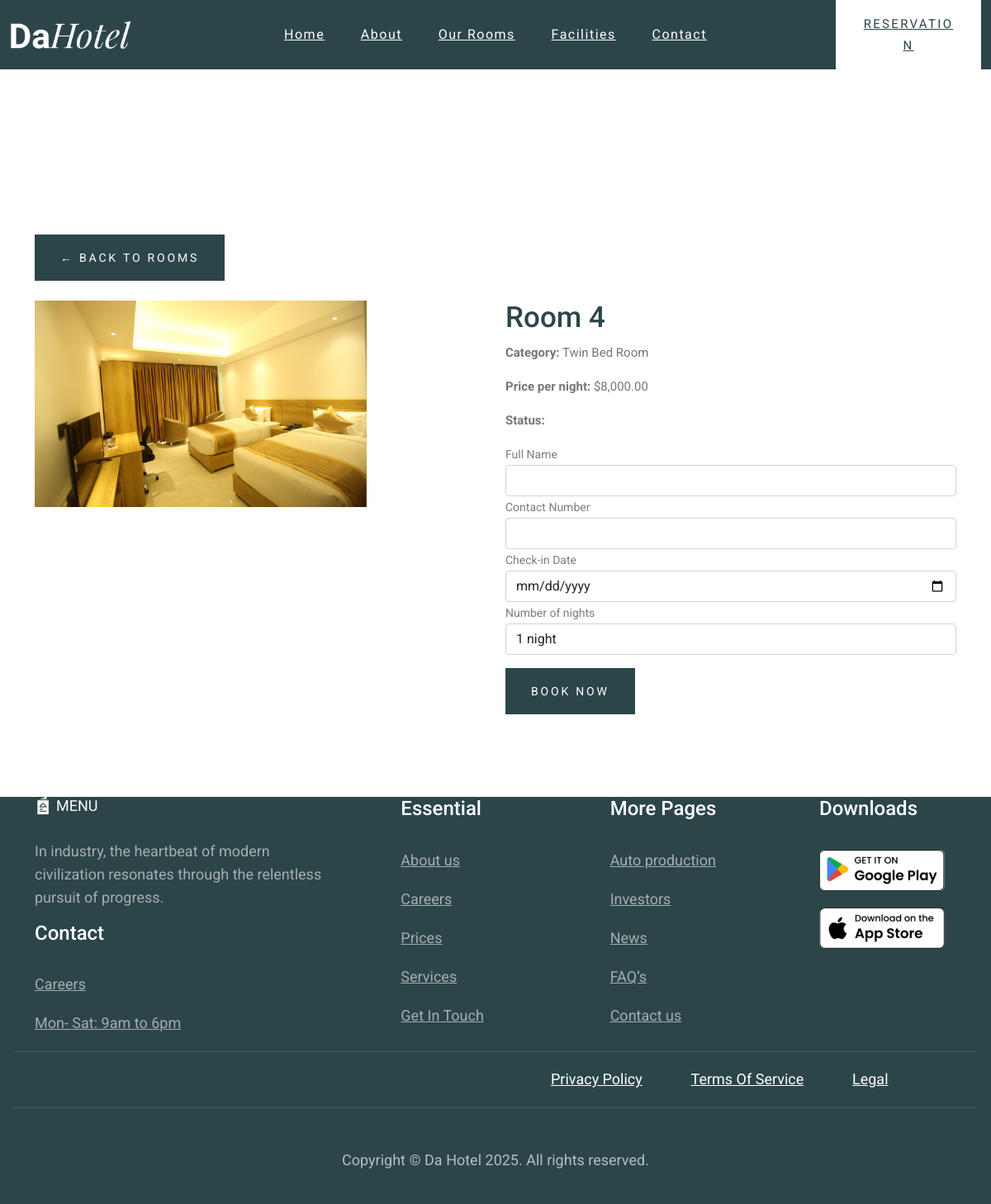
Page /room-details.php?room_id=5 on the committed database.
### tables this page shows
CREATE TABLE `rooms` (
  `room_id` int(11) NOT NULL,
  `room_number` varchar(20) NOT NULL,
  `category_id` int(11) DEFAULT NULL,
  `status` varchar(20) NOT NULL DEFAULT 'Available'
);

CREATE TABLE `room_images` (
  `image_id` int(11) NOT NULL,
  `room_id` int(11) DEFAULT NULL,
  `image_url` varchar(255) DEFAULT NULL
);

CREATE TABLE `room_categories` (
  `category_id` int(11) NOT NULL,
  `category_name` varchar(50) NOT NULL,
  `price` decimal(10,2) DEFAULT 0.00,
  `details` text DEFAULT NULL
);

### room-details.php (the view, shortened to what this page needs)
<?php
include_once('db_config.php');
$room_id = (int) $_GET['room_id'];
$stmt = $conn->prepare(
  "SELECT r.room_id, r.room_number, r.status,
            c.category_name, c.price,
            ri.image_url
     FROM rooms r
     JOIN room_categories c ON r.category_id = c.category_id
     LEFT JOIN room_images ri ON r.room_id = ri.room_id
     WHERE r.room_id = ?
     LIMIT 1"
);
$stmt->bind_param("i", $room_id);
$stmt->execute();
$result = $stmt->get_result();
$room = $result->fetch_assoc();
?>
<!doctype html>
<html lang="en">
<head>
  <link rel="stylesheet" href="css/bootstrap.min.css">
  <link rel="stylesheet" href="css/style.css">
</head>
<body>
  <?php include_once 'Inc/top_nav.php'; ?>
  <main style="padding-top:200px; padding-bottom:100px">
    <div class="container">
      <a href="room.php" class="btn btn-secondary mb-4">&larr; Back to Rooms</a>
      <div class="row">
        <div class="col-md-6">
          <img src="admin/<?= htmlspecialchars($room['image_url']) ?>"
            class="img-fluid"
            style="height:250px; object-fit:cover;">
        </div>
        <div class="col-md-6">
          <h2>Room <?= htmlspecialchars($room['room_number']) ?></h2>
          <p><strong>Category:</strong> <?= htmlspecialchars($room['category_name']) ?></p>
          <p><strong>Price per night:</strong> $<?= number_format($room['price'], 2) ?></p>
          <p>
            <strong>Status:</strong>
            <span class="badge
                <?= $room['status'] === 'Available' ? 'badge-success' : ($room['status'] === 'Occupied' ? 'badge-danger' : 'badge-warning'); ?>">
            </span>
          </p>
          <form method="POST">
            <div class="form-group">
              <label>Full Name</label>
              <input type="text" name="guest_name" class="form-control" required>
            </div>
            <div class="form-group">
              <label>Contact Number</label>
              <input type="text" name="guest_contact" class="form-control" required>
            </div>
            <div class="form-group">
              <label>Check-in Date</label>
              <input type="date"
                name="check_in"
                class="form-control"
                min="<?= date('Y-m-d') ?>"
                required>
            </div>
            <div class="form-group">
              <label>Number of nights</label>
              <select name="nights" class="form-control" required>
                <?php for ($i = 1; $i <= 30; $i++): ?>
                  <option value="<?= $i ?>">
                    <?= $i ?> <?= $i == 1 ? 'night' : 'nights' ?>
                  </option>
                <?php endfor; ?>
              </select>
            </div>
            <button type="submit"
              class="btn btn-primary mt-3"
              <?= $room['status'] !== 'Available' ? 'disabled' : '' ?>>
              Book Now
            </button>
          </form>
        </div>
      </div>
    </div>
  </main>
  <?php include_once 'Inc/footer.php'; ?>
</body>
</html>

### rows in the picture
rooms: room_images.image_url (picture), room_number "4", category.category_name "Twin Bed Room", category.price "8,000.00"

### other values in the picture
form field nights "1 night"
